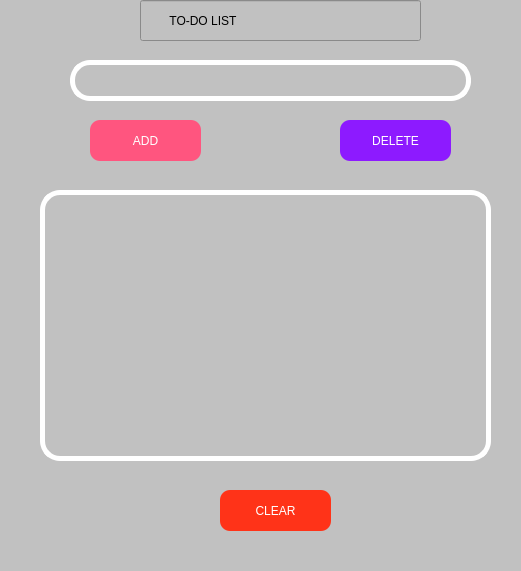
<?xml version="1.0" encoding="UTF-8"?>
<ui version="4.0">
 <class>MainWindow</class>
 <widget class="QMainWindow" name="MainWindow">
  <property name="geometry">
   <rect>
    <x>0</x>
    <y>0</y>
    <width>521</width>
    <height>571</height>
   </rect>
  </property>
  <property name="windowTitle">
   <string>MainWindow</string>
  </property>
  <property name="styleSheet">
   <string notr="true">background-color: rgb(193, 193, 193);

</string>
  </property>
  <widget class="QWidget" name="centralwidget">
   <widget class="QLineEdit" name="input">
    <property name="geometry">
     <rect>
      <x>70</x>
      <y>60</y>
      <width>401</width>
      <height>41</height>
     </rect>
    </property>
    <property name="styleSheet">
     <string notr="true">border-width: 5px;   border-style: solid; 
border-color: rgb(255, 255, 255);
border-radius:20;</string>
    </property>
   </widget>
   <widget class="QPushButton" name="dell">
    <property name="geometry">
     <rect>
      <x>340</x>
      <y>120</y>
      <width>111</width>
      <height>41</height>
     </rect>
    </property>
    <property name="styleSheet">
     <string notr="true">font: 11pt &quot;MS Shell Dlg 2&quot;;

border-radius:10;

color: rgb(255, 255, 255);
background-color: rgb(141, 26, 255);</string>
    </property>
    <property name="text">
     <string>DELETE</string>
    </property>
   </widget>
   <widget class="QPushButton" name="add">
    <property name="geometry">
     <rect>
      <x>90</x>
      <y>120</y>
      <width>111</width>
      <height>41</height>
     </rect>
    </property>
    <property name="styleSheet">
     <string notr="true">font: 11pt &quot;MS Shell Dlg 2&quot;;
background-color: rgb(255, 85, 127);

border-radius:10;

color: rgb(255, 255, 255);</string>
    </property>
    <property name="text">
     <string>ADD</string>
    </property>
   </widget>
   <widget class="QPushButton" name="clr">
    <property name="geometry">
     <rect>
      <x>220</x>
      <y>490</y>
      <width>111</width>
      <height>41</height>
     </rect>
    </property>
    <property name="styleSheet">
     <string notr="true">font: 11pt &quot;MS Shell Dlg 2&quot;;

border-radius:10;
background-color: rgb(255, 51, 24);
color:rgb(255, 255, 255)</string>
    </property>
    <property name="text">
     <string>CLEAR</string>
    </property>
   </widget>
   <widget class="QLineEdit" name="lineEdit_2">
    <property name="geometry">
     <rect>
      <x>140</x>
      <y>0</y>
      <width>281</width>
      <height>41</height>
     </rect>
    </property>
    <property name="styleSheet">
     <string notr="true">font: 75 italic 20pt &quot;Palatino Linotype&quot;;
border-color: rgb(193, 193, 193);</string>
    </property>
    <property name="text">
     <string>        TO-DO LIST</string>
    </property>
   </widget>
   <widget class="QListWidget" name="lst">
    <property name="geometry">
     <rect>
      <x>40</x>
      <y>190</y>
      <width>451</width>
      <height>271</height>
     </rect>
    </property>
    <property name="styleSheet">
     <string notr="true">border-width: 5px;   border-style: solid; 
font: 12pt &quot;MS Shell Dlg 2&quot;;
border-color: rgb(255, 255, 255);
border-radius:20;</string>
    </property>
   </widget>
  </widget>
  <widget class="QMenuBar" name="menubar">
   <property name="geometry">
    <rect>
     <x>0</x>
     <y>0</y>
     <width>521</width>
     <height>21</height>
    </rect>
   </property>
  </widget>
  <widget class="QStatusBar" name="statusbar"/>
 </widget>
 <resources/>
 <connections/>
</ui>
